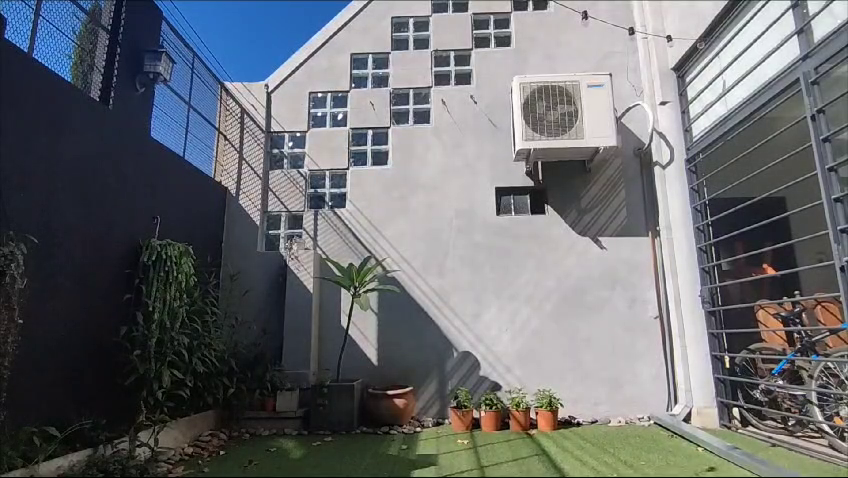
#> input picture frame 31 of camara.mp4, 848 x 478 px
$ jupyter execute 'Ejercicios 4-5.ipynb'
#> lines starting #> are read from the running program, lines starting #| are printed output that depends on the picture; after the words box and inside, x2 and y2 are one past the last pixel; in counts of white or black regions, pixels touching at a corner belong together; pictures that were not available may be replaced by others from this repository, and a replacement may not be noted
# Ejercicios 5-6

5. (Entrega obligatoria individual en repo) Genere un video en un patio o en un hall de edificio donde en un principio se vea vacío y luego aparezca una persona. Mediante los métodos de motion detection (sin usar deep learning) logre una detección de la persona cuando entra al cuadro suponiendo la utilidad para una cámara de seguridad.
Luego sobre el mismo video aplique los algoritmos de flujo denso y disperso que se mostraron en clase.
Escriba una reflexión sobre los resultados en el formato md dentro del Jupyter Notebook.
6. (Entrega obligatoria individual en repo) Explique cuál es diferencia entre localización de objetos y clasificación de imágenes. Muestre ejemplos de ello.

### Frame difference

[cell 1]
import cv2 as cv
import numpy as np

--------------------
Sin morfologia

[cell 2]
# Sin morfologia
def process_frame_difference(new_image, prev_image, **kwargs):

    new_gray = cv.cvtColor(new_image, cv.COLOR_RGB2GRAY) # Convertir las imágenes a escala de grises
    prev_gray = cv.cvtColor(prev_image, cv.COLOR_RGB2GRAY)

    frame_diff = cv.absdiff(new_gray, prev_gray) # Calcular la diferencia absoluta entre los fotogramas actual y anterior

    norm_diff = cv.normalize(frame_diff, None, 0, 255, cv.NORM_MINMAX) # Normalizar la imagen de diferencia

    _, thresh = cv.threshold(norm_diff, 150, 255, cv.THRESH_BINARY) # Umbralizar la imagen para resaltar las diferencias

    thresh_color = cv.cvtColor(thresh, cv.COLOR_GRAY2RGB)  # Convertir la imagen umbralizada a color para mantener la consistencia con el video original

    return thresh_color

[cell 3]
video_path = "camara.mp4"
cap = cv.VideoCapture(video_path)

ret, prev_frame = cap.read()
#> prev_frame is the input picture: shape (478, 848, 3); mean B, G, R 112, 108.4, 105.8
prev_frame = cv.cvtColor(prev_frame, cv.COLOR_BGR2RGB)

while True:
    ret, frame = cap.read()
    if not ret:
        break

    frame_rgb = cv.cvtColor(frame, cv.COLOR_BGR2RGB)

    # Procesar el fotograma actual utilizando la función process_frame_difference
    processed_frame = process_frame_difference(frame_rgb, prev_frame)
#> in process_frame_difference, `norm_diff = cv.normalize(frame_diff, None, 0, 255, cv.NORM_MINMAX)`:
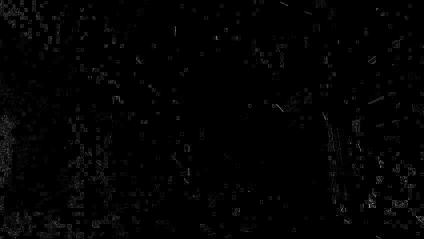
#> norm_diff: shape (478, 848) (shown at 1/2 size); min 0, max 255, mean 2.8
#> in process_frame_difference, `_, thresh = cv.threshold(norm_diff, 150, 255, cv.THRESH_BINARY)`:
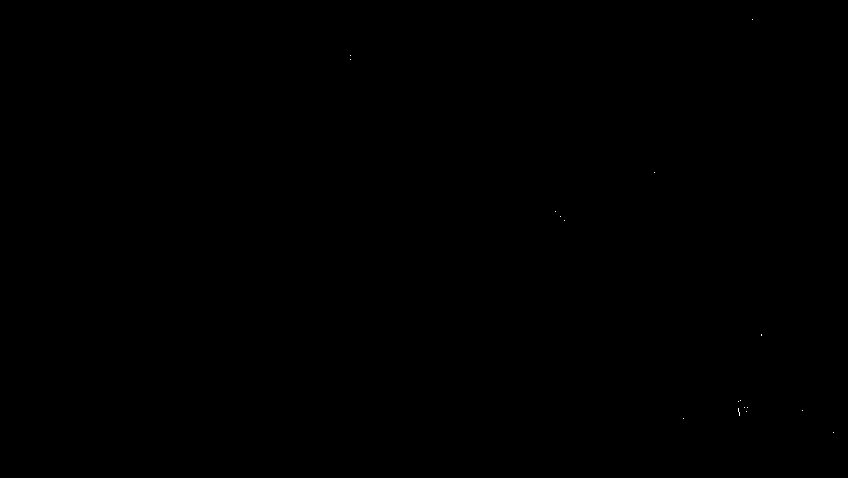
#> thresh: shape (478, 848); 0.01% white in thin lines or dots, all inside (x1, y1, x2, y2) = (350, 19, 834, 433)

    cv.imshow('Procesamiento de Frame Difference', processed_frame)
    cv.imshow('Video original', frame_rgb)

    prev_frame = frame_rgb

    if cv.waitKey(25) & 0xFF == ord('q'):
#> (key q is pressed here)
        break

cap.release()
cv.destroyAllWindows()

--------------
Utilizadn odilatacion y contornos.

[cell 4]
def draw_contours(image, contours):
    """Dibuja los contornos sobre la imagen."""
    result_image = image.copy()
    cv.drawContours(result_image, contours, -1, (0, 255, 0), 2)
    return result_image

[cell 5]
def process_frame_difference_full(new_image, prev_image, **kwargs):
    new_gray = cv.cvtColor(new_image, cv.COLOR_RGB2GRAY) # Convertir las imágenes a escala de grises
    prev_gray = cv.cvtColor(prev_image, cv.COLOR_RGB2GRAY)

    frame_diff = cv.absdiff(new_gray, prev_gray) # Calcular la diferencia absoluta entre los fotogramas actual y anterior

    norm_diff = cv.normalize(frame_diff, None, 0, 255, cv.NORM_MINMAX)    # Normalizar la imagen de diferencia

    _, thresh = cv.threshold(norm_diff, 150, 255, cv.THRESH_BINARY)     # Umbralizar la imagen para resaltar las diferencias

    kernel = np.ones((5,5),np.uint8)  # Dilatar la imagen umbralizada para mejorar la detección de contornos
    dilated = cv.dilate(thresh, kernel, iterations = 1)
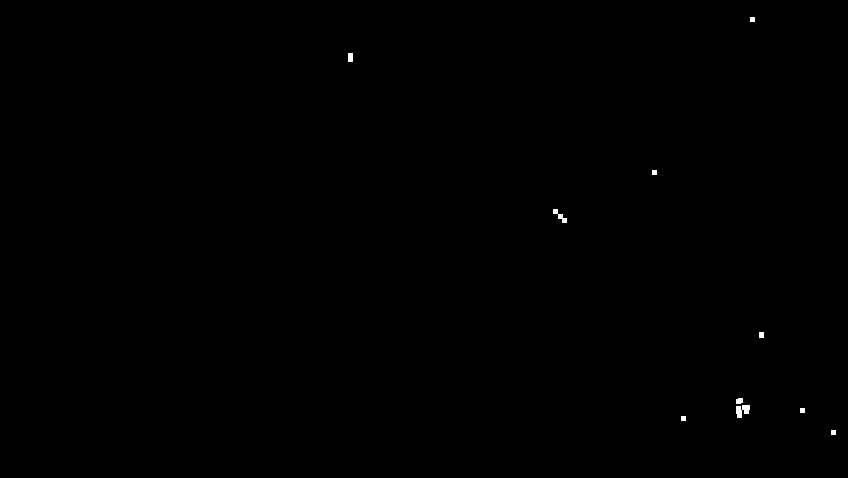
#> dilated: shape (478, 848); 0.11% white; 10 white regions

    dilated = dilated.astype(np.uint8) # Convertir la imagen dilatada a formato adecuado para findContours

    contours, _ = cv.findContours(dilated, cv.RETR_TREE, cv.CHAIN_APPROX_SIMPLE)     # Encontrar contornos en la imagen dilatada
#> contours = 10 contours, 5 with area under 20; largest, box (x1, y1, x2, y2) and area: (736, 405, 750, 418) 93, (553, 209, 567, 223) 49, (348, 53, 353, 62) 32, (736, 398, 743, 404) 27, (759, 332, 764, 338) 20


    if kwargs.get('draw_mode', 0) == 0:    # Dibujar cuadros delimitadores alrededor de los contornos
      result_image = draw_contours(new_image, contours)
#> in draw_contours, `cv.drawContours(result_image, contours, -1, (0, 255, 0), 2)`:
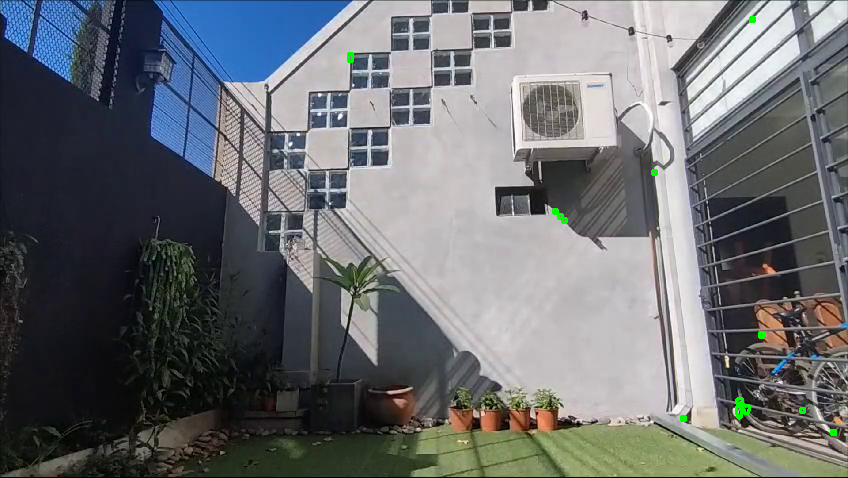
#> result_image: shape (478, 848, 3); mean R, G, B 105.6, 108.6, 111.8
    elif kwargs.get('draw_mode', 0) == 1:
      result_image = draw_contours(thresh, contours)

    return result_image

[cell 6]
video_path = "camara.mp4"
cap = cv.VideoCapture(video_path)

ret, prev_frame = cap.read()
prev_frame = cv.cvtColor(prev_frame, cv.COLOR_BGR2RGB)

while True:
    ret, frame = cap.read()
    if not ret:
        break

    frame_rgb = cv.cvtColor(frame, cv.COLOR_BGR2RGB)

    processed_frame = process_frame_difference_full(frame_rgb, prev_frame, draw_mode=0)  # Procesar el fotograma actual utilizando la función process_frame_difference_full

    cv.imshow('Procesamiento de Frame Difference', processed_frame)
    cv.imshow('Video original', frame_rgb)

    prev_frame = frame_rgb

    if cv.waitKey(25) & 0xFF == ord('q'):
#> (key q is pressed here)
        break

cap.release()
cv.destroyAllWindows()

### Optical flow

-------------
Flujo optico disperso

[cell 7]
def process_sparse_optical_flow(new_image, prev_image):

    new_gray = cv.cvtColor(new_image, cv.COLOR_BGR2GRAY) # Preparamos las imagenes de trabajo
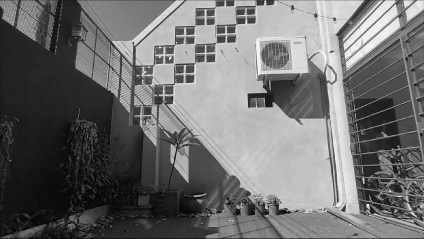
#> new_gray: shape (478, 848) (shown at 1/2 size); min 0, max 255, mean 109.2
    prev_gray_image = cv.cvtColor(prev_image, cv.COLOR_BGR2GRAY)

    # Verificar si ya se han detectado las características de Shi-Tomasi
    if not hasattr(process_sparse_optical_flow, "shi_tomasi_done"):
        # Definir parámetros para la detección de esquinas de Shi-Tomasi
        feature_params = dict(maxCorners=200, qualityLevel=0.05, minDistance=20, blockSize=7) # Puedo  ajustar estos valores para detectar solo la persona Reducir, Redcuir, aumentar.
        # Detectar puntos característicos en la imagen
        process_sparse_optical_flow.prev_points = cv.goodFeaturesToTrack(new_gray, mask=None, **feature_params)
#> process_sparse_optical_flow.prev_points = 200 rows, first 8: [735, 409], [352, 86], [369, 131], [669, 37], [370, 55], [497, 189], [344, 124], [311, 109]
        # Crear una máscara para dibujar el flujo óptico
        process_sparse_optical_flow.mask = np.zeros_like(new_image)
        # Marcar que se ha completado la detección de Shi-Tomasi
        process_sparse_optical_flow.shi_tomasi_done = True

    # Continuar si se ha completado la detección de Shi-Tomasi
    if process_sparse_optical_flow.shi_tomasi_done:
        prev_points = process_sparse_optical_flow.prev_points
#> prev_points has the same summary as process_sparse_optical_flow.prev_points
        mask = process_sparse_optical_flow.mask

    # Parámetros para el flujo óptico de Lucas-Kanade
    lk_params = dict(winSize=(15, 15), maxLevel=2,
                     criteria=(cv.TERM_CRITERIA_EPS | cv.TERM_CRITERIA_COUNT, 10, 0.03)) # Achicar la ventana puede ayudar, mezclar el otro.

    # Calcular el flujo óptico de Lucas-Kanade
    new_points, status, error = cv.calcOpticalFlowPyrLK(prev_gray_image, new_gray, prev_points, None, **lk_params)
#> new_points = 200 rows, first 8: [735.1, 409], [352, 86], [369, 131], [669, 37], [370, 55], [497, 189], [344, 124], [311, 109]; status = 200 values from 1 to 1; error = 200 values, max 6.26 at index 83, min 0 at index 4, mean 0.84
    # Filtrar puntos buenos
    good_old = prev_points[status == 1]
#> good_old = 200 pairs, first value 7 to 844, second value 1 to 473
    good_new = new_points[status == 1]
#> good_new = 200 pairs, first value 7.02 to 844, second value 1.01 to 473
    color = (100, 255, 0)  # Color para el dibujo
    # Dibujar el movimiento (flujo óptico)
    for i, (new, old) in enumerate(zip(good_new, good_old)):
        a, b = new.astype(int).ravel()
        c, d = old.astype(int).ravel()
        mask = cv.line(mask, (a, b), (c, d), color, 2)
        new_image = cv.circle(new_image, (a, b), 3, color, -1)
#> this loop made 200 passes
#> (a, b, c, d) on passes 2 to 4: (352, 85, 352, 86), (369, 130, 369, 131), (669, 36, 669, 37)
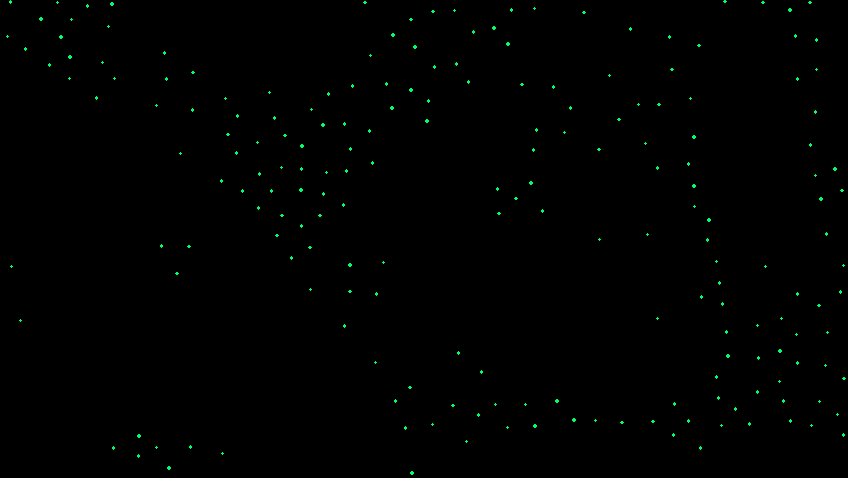
#> mask: shape (478, 848, 3); mean of channels 0, 1, 2 0.4, 1, 0; drawn as B, G, R
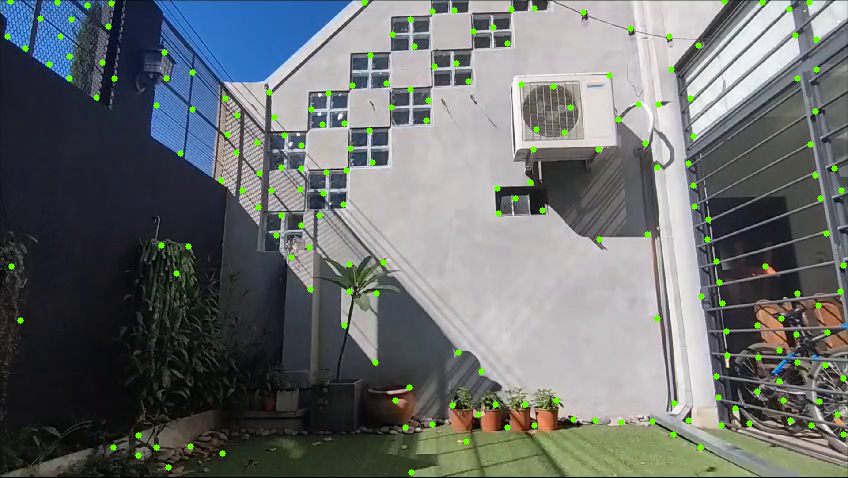
#> new_image: shape (478, 848, 3); mean R, G, B 105.7, 110.4, 110.3

    # Combinar la imagen actual con las líneas de flujo óptico dibujadas
    output = cv.add(new_image, mask)
    # Actualizar puntos para el siguiente cuadro
    process_sparse_optical_flow.prev_points = good_new.reshape(-1, 1, 2)
#> process_sparse_optical_flow.prev_points has the same summary as new_points
    return output

[cell 8]
# Procesamiento de video
video_path = "camara.mp4"
cap = cv.VideoCapture(video_path)

ret, prev_frame = cap.read()
prev_frame = cv.cvtColor(prev_frame, cv.COLOR_BGR2RGB)

while True:
    ret, frame = cap.read()
    if not ret:
        break

    frame_rgb = cv.cvtColor(frame, cv.COLOR_BGR2RGB)

    # Procesar el fotograma actual utilizando la función process_sparse_optical_flow
    processed_frame = process_sparse_optical_flow(frame_rgb, prev_frame)

    cv.imshow('Procesamiento de Flujo Óptico', processed_frame)
    cv.imshow('Video original', frame_rgb)

    prev_frame = frame_rgb

    if cv.waitKey(25) & 0xFF == ord('q'):
#> (key q is pressed here)
        break

cap.release()
cv.destroyAllWindows()

---------------
Flujo optico denso

[cell 9]
# Función para procesar el flujo óptico denso
def process_dense_optical_flow(new_image, prev_image):
    # Convierte la nueva imagen a escala de grises
    gray = cv.cvtColor(new_image, cv.COLOR_BGR2GRAY)

    if not hasattr(process_dense_optical_flow, "init_done"):
        process_dense_optical_flow.prev_gray = cv.cvtColor(new_image, cv.COLOR_BGR2GRAY)
        process_dense_optical_flow.mask = np.zeros_like(new_image)
        process_dense_optical_flow.mask[..., 1] = 255
        process_dense_optical_flow.init_done = True

    if process_dense_optical_flow.init_done:
        prev_gray = process_dense_optical_flow.prev_gray
        mask = process_dense_optical_flow.mask

    # Calcula el flujo óptico
    flow = cv.calcOpticalFlowFarneback(prev_gray, gray, None, 0.5, 3, 15, 3, 5, 1.2, 0) # Se puede modificar los valores

    # Computa magnitud y ángulo de los vectores 2D
    magnitude, angle = cv.cartToPolar(flow[..., 0], flow[..., 1])
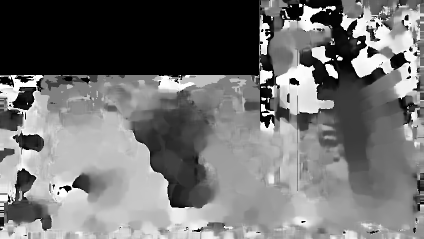
#> angle: shape (478, 848) float32 (shown at 1/2 size); min 0, max 6.28, mean 2.8; drawn with min black and max white

    # Establece el tono de la imagen según la dirección del flujo óptico
    mask[..., 0] = angle * 180 / np.pi / 2

    # Establece el valor de la imagen según la magnitud del flujo óptico
    mask[..., 2] = cv.normalize(magnitude, None, 0, 255, cv.NORM_MINMAX)
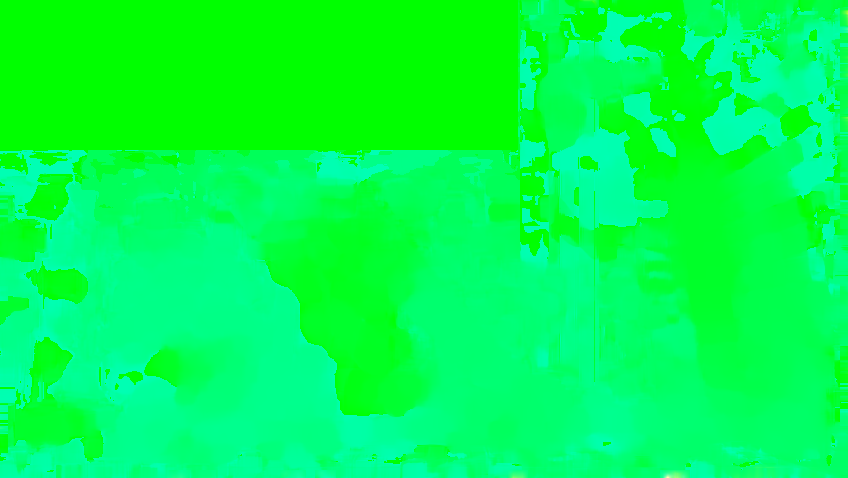
#> mask: shape (478, 848, 3); mean of channels 0, 1, 2 79.7, 255, 0.1; drawn as B, G, R

    # Convierte de HSV a RGB
    rgb = cv.cvtColor(mask, cv.COLOR_HSV2BGR)

    # Actualiza la imagen previa a gris
    process_dense_optical_flow.prev_grayprev_gray = gray.copy()
    return rgb

[cell 10]
# Procesamiento de video
video_path = "terraza.mp4"
cap = cv.VideoCapture(video_path)

ret, prev_frame = cap.read()
prev_frame = cv.cvtColor(prev_frame, cv.COLOR_BGR2RGB)

while True:
    ret, frame = cap.read()
    if not ret:
        break

    frame_rgb = cv.cvtColor(frame, cv.COLOR_BGR2RGB)

    # Procesar el fotograma actual utilizando la función process_sparse_optical_flow
    processed_frame = process_dense_optical_flow(frame_rgb, prev_frame)

    cv.imshow('Procesamiento de Flujo Denso', processed_frame)
    cv.imshow('Video original', frame_rgb)

    prev_frame = frame_rgb

    if cv.waitKey(30) & 0xFF == ord('q'):
#> (key q is pressed here)

$ run again, starting later in the video
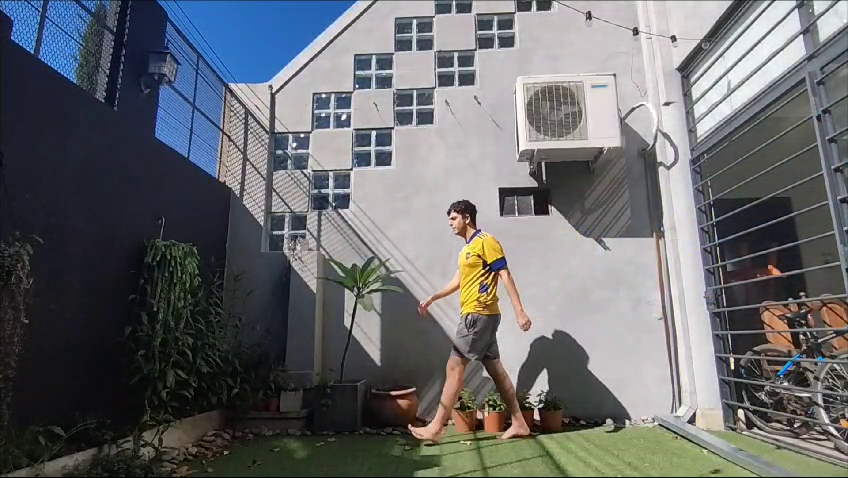
#> input picture frame 143 of camara.mp4, 848 x 478 px
#> prev_frame is the input picture: shape (478, 848, 3); mean B, G, R 107.9, 105.3, 103.4
#> thresh: shape (478, 848); 0.01% white in thin lines or dots, all inside (x1, y1, x2, y2) = (42, 51, 822, 446)
#> in process_frame_difference_full, `dilated = cv.dilate(thresh, kernel, iterations = 1)`:
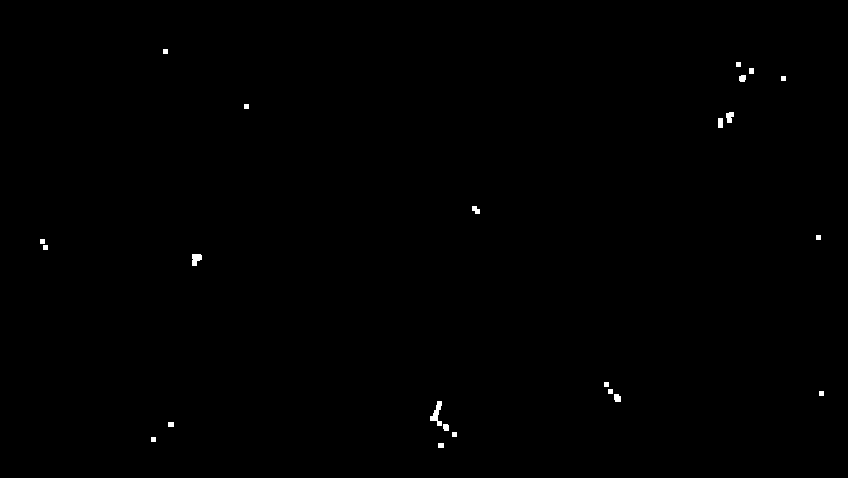
#> dilated: shape (478, 848); 0.23% white; 23 white regions
#> contours = 23 contours, 12 with area under 20; largest, box (x1, y1, x2, y2) and area: (430, 401, 442, 426) 108, (192, 254, 202, 266) 72, (726, 112, 734, 123) 50, (614, 394, 621, 402) 37, (718, 118, 723, 128) 36
#> result_image: shape (478, 848, 3); mean R, G, B 103, 105.8, 107.5
#> in process_sparse_optical_flow, `process_sparse_optical_flow.prev_points = cv.goodFeaturesToTrack(new_g..`: process_sparse_optical_flow.prev_points = 200 rows, first 8: [536, 407], [740, 411], [453, 213], [373, 132], [356, 87], [673, 38], [415, 91], [501, 189]
#> prev_points has the same summary as process_sparse_optical_flow.prev_points
#> new_points = 200 rows, first 8: [536, 407], [740, 411], [453, 213], [373, 132], [356, 87], [673, 38], [415, 91.01], [501, 189]; status = 200 values from 1 to 1; error = 200 values, max 3.34 at index 195, min 0 at index 3, mean 0.152
#> good_old = 200 pairs, first value 13 to 846, second value 1 to 474
#> good_new has the same summary as good_old
#> the loop in process_sparse_optical_flow, `for i, (new, old) in enumerate(zip(good_new, good_old)):` made 200 passes
#> (a, b, c, d) on passes 1 to 3: (535, 407, 536, 407), (740, 411, 740, 411), (452, 213, 453, 213)
#> in process_sparse_optical_flow, `process_sparse_optical_flow.prev_points = good_new.reshape(-1, 1, 2)`: process_sparse_optical_flow.prev_points has the same summary as new_points
#> in process_dense_optical_flow, `mask[..., 2] = cv.normalize(magnitude, None, 0, 255, cv.NORM_MINMAX)`:
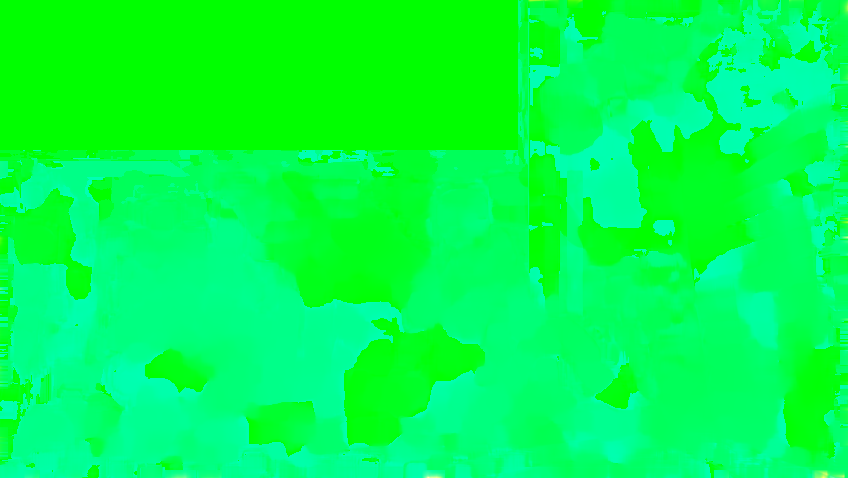
#> mask: shape (478, 848, 3); mean of channels 0, 1, 2 78.3, 255, 0.2; drawn as B, G, R
